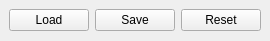
<?xml version="1.0" encoding="UTF-8"?>
<ui version="4.0">
 <class>MLPDialog</class>
 <widget class="QMainWindow" name="MLPDialog">
  <property name="geometry">
   <rect>
    <x>0</x>
    <y>0</y>
    <width>255</width>
    <height>41</height>
   </rect>
  </property>
  <property name="maximumSize">
   <size>
    <width>255</width>
    <height>41</height>
   </size>
  </property>
  <property name="windowTitle">
   <string>MLP</string>
  </property>
  <widget class="QWidget" name="centralwidget">
   <layout class="QGridLayout" name="gridLayout">
    <item row="0" column="0">
     <widget class="QPushButton" name="Load">
      <property name="text">
       <string>Load</string>
      </property>
     </widget>
    </item>
    <item row="0" column="1">
     <widget class="QPushButton" name="Save">
      <property name="text">
       <string>Save</string>
      </property>
     </widget>
    </item>
    <item row="0" column="2">
     <widget class="QPushButton" name="Reset">
      <property name="text">
       <string>Reset</string>
      </property>
     </widget>
    </item>
   </layout>
  </widget>
 </widget>
 <resources/>
 <connections/>
</ui>
